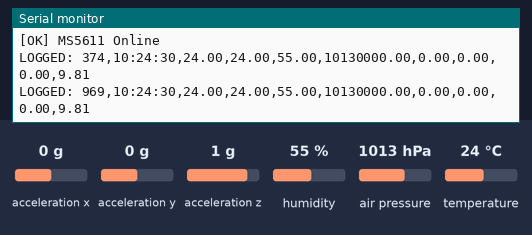
Recording of a sketch running on a simulated ESP32. On the bench: the last lines printed to the serial monitor. The inputs (shaded band) are chosen by the test bench; at power-on: acceleration x 0 g, acceleration y 0 g, acceleration z 1 g, humidity 55 %, air pressure 1013 hPa, temperature 24 °C. The local clock reads 2024-03-15 10:24:30 at power-on unless the sketch sets it; storage starts empty.

Above: at 1.4 s.
1.5 s: acceleration x set to -1.4 g
At 2.1 s:
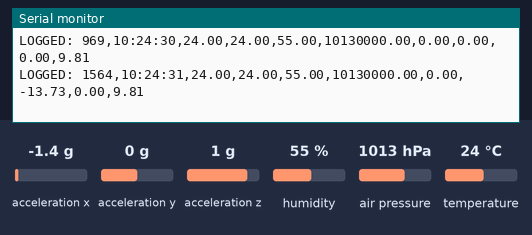
3.0 s: acceleration y set to -1.4 g
At 3.8 s:
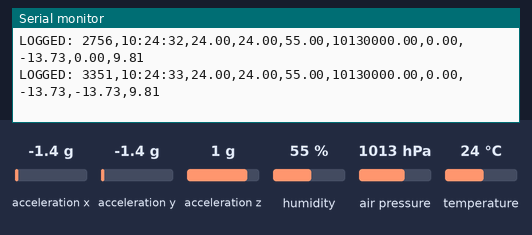
4.5 s: acceleration z set to -1.4 g
At 4.9 s:
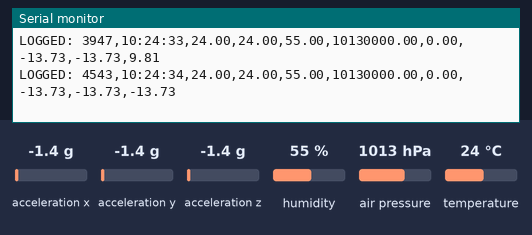
6.0 s: humidity set to 22 %
At 6.8 s:
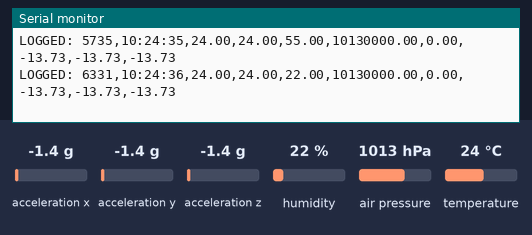
7.5 s: air pressure set to 952 hPa
At 8.0 s:
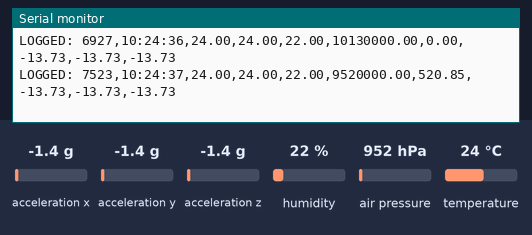
Timing chart, 0 to 10.0 s (numbered marks = the images above; inputs shaded):
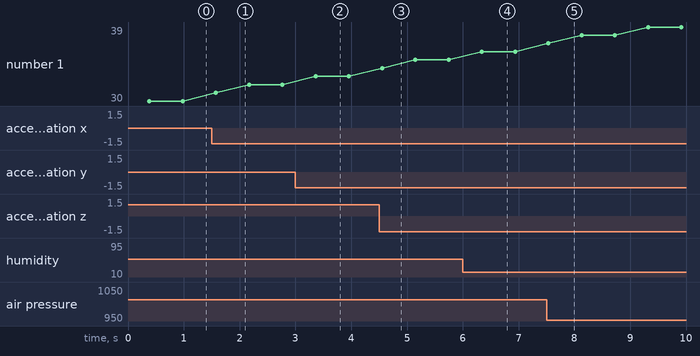

The sketch:

SD_payload_1.ino
```cpp
#include <sys/time.h>
#include <Wire.h>
#include <SPI.h>
#include <SD.h>
#include <RTClib.h>
#include <Adafruit_Sensor.h>
#include <Adafruit_AHTX0.h>
#include <Adafruit_ADXL345_U.h>
#include <MS5611.h>

// --- HARDWARE CONSTANTS ---
const int chipSelect = 5;

char filename[20];
float launchPadPressure; // Will be stored in Pascals

// --- SENSOR OBJECTS ---
RTC_DS3231 rtc;
Adafruit_AHTX0 aht;
Adafruit_ADXL345_Unified accel = Adafruit_ADXL345_Unified(12345);
MS5611 ms5611;

// --- DEFENSIVE STATUS FLAGS ---
bool rtcOk = false, ahtOk = false, accelOk = false, msOk = false;

void setup() {
  Serial.begin(115200);
  unsigned long startWait = millis();
  while (!Serial && millis() - startWait < 3000);

  Serial.println("\n--- FULL MISSION INITIALIZATION ---");
  Wire.begin();
  Wire.setTimeOut(50); // Prevent I2C lockups

  // 1. RTC SYNC
  if (rtc.begin()) {
    rtcOk = true;

    if (rtc.lostPower()) {
      rtc.adjust(DateTime(F(__DATE__), F(__TIME__)));
    }

    // --- SYNC ESP32 INTERNAL CLOCK TO RTC ---
    DateTime now = rtc.now();
    struct timeval tv;
    tv.tv_sec = now.unixtime();
    tv.tv_usec = 0;
    settimeofday(&tv, NULL);
    // --------------------------------------------

    Serial.println("[OK] RTC Online");
  } else {
    Serial.println("[FAIL] RTC Offline");
  }

  // 2. SD CARD (Critical Fail)
  if (!SD.begin(chipSelect)) {
    Serial.println("CRITICAL FAIL: SD Card");
    while (1); // Halt execution if SD fails
  }

  int fileCount = 0;
  sprintf(filename, "/log%d.csv", fileCount);
  while (SD.exists(filename)) {
    sprintf(filename, "/log%d.csv", ++fileCount);
  }
  Serial.printf("File: %s\n", filename);

  // 3. SENSOR INIT & CALIBRATION
  if (aht.begin()) {
    ahtOk = true;
    Serial.println("[OK] AHT20 Online");
  } else {
    Serial.println("[FAIL] AHT20 Offline");
  }

  if (accel.begin()) {
    accelOk = true;
    accel.setRange(ADXL345_RANGE_16_G); // Best for high dynamic environments
    Serial.println("[OK] ADXL345 Online");
  } else {
    Serial.println("[FAIL] ADXL345 Offline");
  }

  if (ms5611.begin()) {
    msOk = true;
    float totalP = 0;
    for(int i = 0; i < 5; i++) {
      ms5611.read();
      totalP += (ms5611.getPressure() * 100.0);
      delay(50);
    }
    launchPadPressure = totalP / 5.0;
    Serial.println("[OK] MS5611 Online");
  } else {
    Serial.println("[FAIL] MS5611 Offline");
  }

  // 4. HEADER WRITING (Updated with both temperatures)
  File dataFile = SD.open(filename, FILE_WRITE);
  if (dataFile) {
    dataFile.println("Millis,Time,TempAHT_C,TempMS_C,Humidity_%,Press_Pa,Alt_m,AccelX_ms2,AccelY_ms2,AccelZ_ms2");
    dataFile.close();
  }
}

void loop() {
  // Added separate variables for both temperatures
  float tempAHT = -999, tempMS = -999, humidity = -999, press = 0, alt = -999;
  float ax = 0, ay = 0, az = 0;
  String timeStr = "00:00:00";

  // --- A. HUMIDITY & TEMPERATURE (AHT20) ---
  if (ahtOk) {
    sensors_event_t aht_humidity, aht_temp;
    aht.getEvent(&aht_humidity, &aht_temp);
    tempAHT = aht_temp.temperature; // Now actively saving the AHT temp
    humidity = aht_humidity.relative_humidity;
  }

  // --- B. KINEMATIC DATA (ADXL345) ---
  if (accelOk) {
    sensors_event_t event;
    accel.getEvent(&event);
    ax = event.acceleration.x;
    ay = event.acceleration.y;
    az = event.acceleration.z;
  }

  // --- C. PRESSURE, ALTITUDE, & TEMPERATURE (MS5611) ---
  if (msOk) {
    ms5611.read();
    tempMS = ms5611.getTemperature(); // Saving the MS5611 temp
    press = ms5611.getPressure() * 100.0;

    if (launchPadPressure > 0) {
      alt = 44330.0 * (1.0 - pow(press / launchPadPressure, 0.1903));
    }
  }

  // --- D. TIME ---
  if (rtcOk) {
    DateTime now = rtc.now();
    char buf[10];
    sprintf(buf, "%02d:%02d:%02d", now.hour(), now.minute(), now.second());
    timeStr = String(buf);
  }

  // --- E. LOGGING (Updated with both variables) ---
  String dataLine = String(millis()) + "," + timeStr + "," +
                    String(tempAHT) + "," + String(tempMS) + "," +
                    String(humidity) + "," + String(press) + "," + String(alt) + "," +
                    String(ax) + "," + String(ay) + "," + String(az);

  File dataFile = SD.open(filename, FILE_APPEND);
  if (dataFile) {
    dataFile.println(dataLine);
    dataFile.close();
    Serial.print("LOGGED: "); Serial.println(dataLine);
  } else {
    Serial.println("!! SD ERROR !!");
  }

  delay(500);
}
```

Measured:
- after the input at 1.5 s, the serial monitor: prints a new line after 0.08 s (image 1)
- after the input at 3.0 s, the serial monitor: prints a new line after 0.36 s (image 2)
- after the input at 4.5 s, the serial monitor: prints a new line after 0.05 s (image 3)
- after the input at 6.0 s, the serial monitor: prints a new line after 0.34 s (image 4)
- after the input at 7.5 s, the serial monitor: prints a new line at once (image 5)
